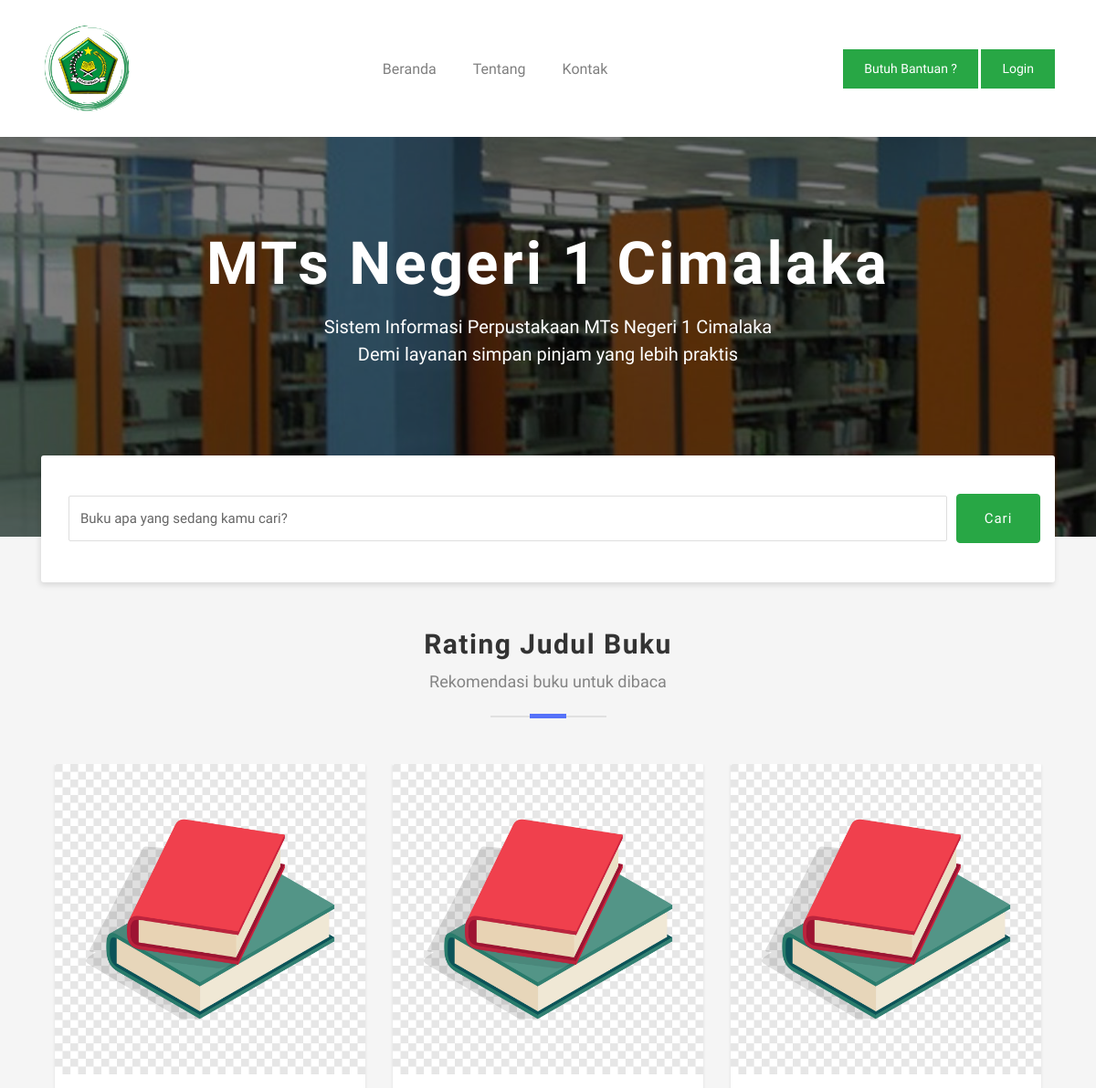
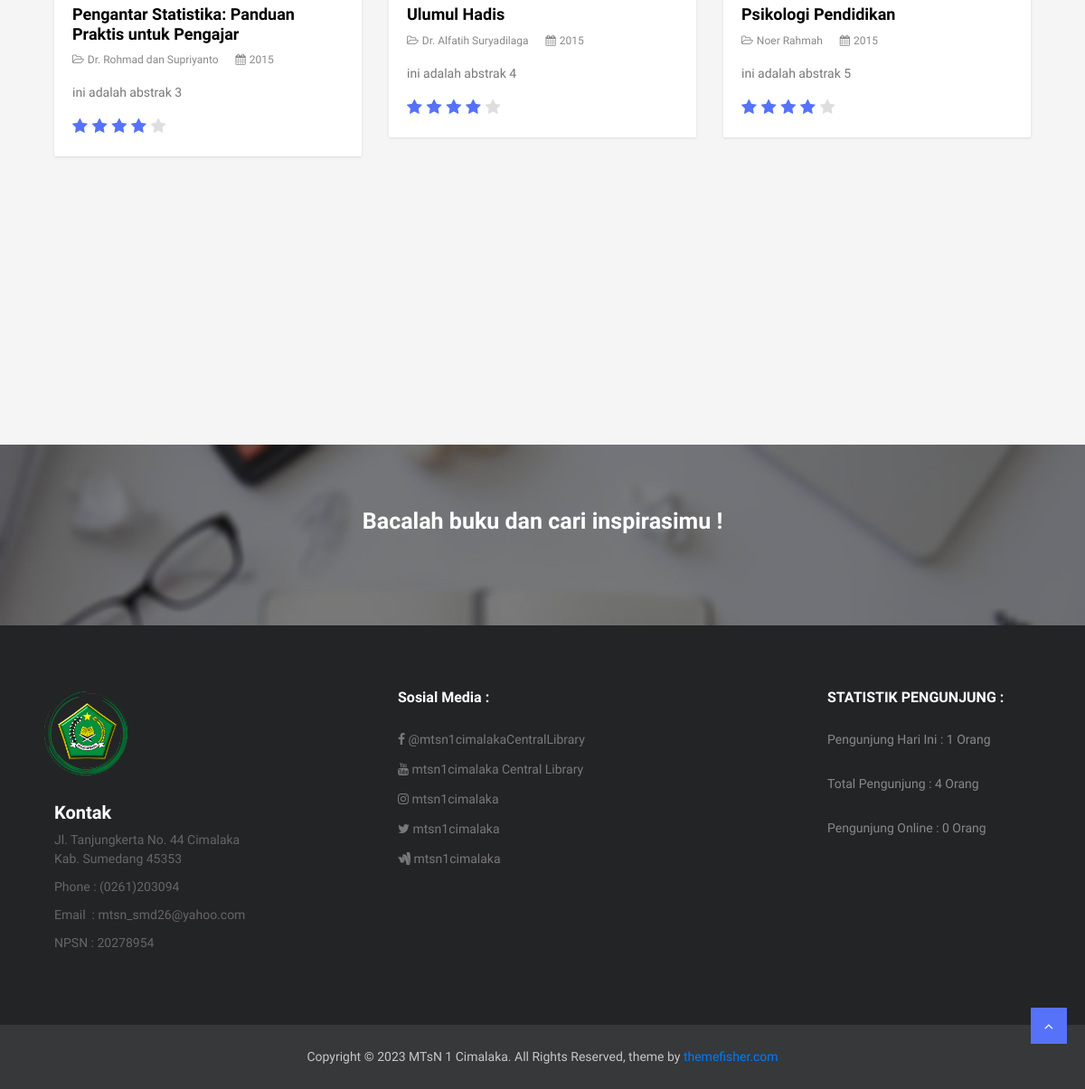
The page / on the database its author committed (2 pictures, top to bottom).
### tables this page shows
CREATE TABLE `buku` (
  `id` int(11) NOT NULL,
  `judul` varchar(255) NOT NULL,
  `abstrak` text NOT NULL,
  `tahun` year(4) NOT NULL,
  `penulis` varchar(255) NOT NULL,
  `stok` varchar(254) NOT NULL,
  `status` int(11) NOT NULL
);

### application/controllers/Welcome.php (called while the page is built, shortened)
<?php
class Welcome extends CI_Controller {
	function index()
	{
$ip    = $this->input->ip_address();
$date  = date("Y-m-d");
$waktu = time();
$timeinsert = date("Y-m-d H:i:s");
$s = $this->db->query("SELECT * FROM visitor WHERE ip='".$ip."' AND date='".$date."'")->num_rows();
$ss = isset($s)?($s):0;
if($ss == 0){
$this->db->query("INSERT INTO visitor(ip, date, hits, online, time) VALUES('".$ip."','".$date."','1','".$waktu."','".$timeinsert."')");
}
else{
$this->db->query("UPDATE visitor SET hits=hits+1, online='".$waktu."' WHERE ip='".$ip."' AND date='".$date."'");
}
$pengunjunghariini  = $this->db->query("SELECT * FROM visitor WHERE date='".$date."' GROUP BY ip")->num_rows();
$dbpengunjung = $this->db->query("SELECT COUNT(hits) as hits FROM visitor")->row();
$totalpengunjung = isset($dbpengunjung->hits)?($dbpengunjung->hits):0;
$bataswaktu = time() - 300;
$pengunjungonline  = $this->db->query("SELECT * FROM visitor WHERE online > '".$bataswaktu."'")->num_rows();
		$data['pengunjunghariini']=$pengunjunghariini;
		$data['totalpengunjung']=$totalpengunjung;
		$data['pengunjungonline']=$pengunjungonline;
		$data['buku'] = $this->m_data->get_data('buku')->result();
		$this->load->view('v_header');
		$this->load->view('index',$data);
		$this->load->view('v_footer',$data);
	}
}

### index.php (called while the page is built, shortened)
<?php
require_once BASEPATH.'core/CodeIgniter.php';

### application/models/M_data.php (called while the page is built, shortened)
<?php
class M_data extends CI_Model{
	function get_data($table){
		return $this->db->get($table);
	}
}
?>

### application/views/index.php (the view, shortened to what this page needs)
<section class="hero-area bg-1 text-center overly">
	<div class="container">
		<div class="row">
			<div class="col-md-12">
				<div class="content-block">
					<h1>MTs Negeri 1 Cimalaka</h1>
					<p>Sistem Informasi Perpustakaan MTs Negeri 1 Cimalaka <br> Demi layanan simpan pinjam yang lebih praktis</p>
				</div>
				<div class="advance-search">
						<div class="container">
							<div class="row justify-content-center">
								<div class="col-lg-12 col-md-12 align-content-center">
										<form method="get" action="<?php echo site_url('Welcome/SearchBuku/') ?>">
											<div class="form-row">
												<div class="form-group col-md-11">
													<input type="text" class="form-control my-2 my-lg-1" id="inputtext4" name="keyword" placeholder="Buku apa yang sedang kamu cari?">
												</div>
												<div class="form-group col-md-1 align-self-center">
													<button type="submit" class="btn btn-success">Cari</button>
												</div>
											</div>
									</form>
								</div>
					</div>
				</div>
			</div>
		</div>
	</div>
</section>
<section class="popular-deals section bg-gray">
	<div class="container">
		<div class="row">
			<div class="col-md-12">
				<div class="section-title">
					<h2>Rating Judul Buku</h2>
					<p>Rekomendasi buku untuk dibaca</p>
				</div>
			</div>
		</div>
		<div class="row">
			<div class="col-lg-12">
				<div class="trending-ads-slide">
					<?php
            foreach($buku as $b){
              ?>
					<div class="col-sm-12 col-lg-4">
<div class="product-item bg-light">
	<div class="card">
		<div class="thumb-content">
			<a href="single.html">
				<img class="card-img-top img-fluid" src="<?php echo base_url('images/buku.png'); ?>" alt="Card image cap">
			</a>
		</div>
		<div class="card-body">
		    <h4 class="card-title"><a href="single.html"><?php echo $b->judul; ?></a></h4>
		    <ul class="list-inline product-meta">
		    	<li class="list-inline-item">
		    		<a href="single.html"><i class="fa fa-folder-open-o"></i><?php echo $b->penulis; ?></a>
		    	</li>
		    	<li class="list-inline-item">
		    		<a href="#"><i class="fa fa-calendar"></i><?php echo $b->tahun; ?></a>
		    	</li>
		    </ul>
		    <p class="card-text"><?php echo $b->abstrak; ?></p>
		    <div class="product-ratings">
		    	<ul class="list-inline">
		    		<li class="list-inline-item selected"><i class="fa fa-star"></i></li>
		    		<li class="list-inline-item selected"><i class="fa fa-star"></i></li>
		    		<li class="list-inline-item selected"><i class="fa fa-star"></i></li>
		    		<li class="list-inline-item selected"><i class="fa fa-star"></i></li>
		    		<li class="list-inline-item"><i class="fa fa-star"></i></li>
		    	</ul>
		    </div>
		</div>
	</div>
</div>
					</div>
<?php
            }
            ?>
					</div>
				</div>
			</div>
		</div>
</section>

### application/views/v_header.php (shortened to what this page needs)
<!DOCTYPE html>
<html lang="en">
<head>
  <link rel="stylesheet" href="<?php echo base_url('assets/frontend/plugins/bootstrap/css/bootstrap.min.css'); ?>">
  <link rel="stylesheet" href="<?php echo base_url('assets/frontend/plugins/bootstrap/css/bootstrap-slider.css'); ?>">
  <link href="<?php echo base_url('assets/frontend/plugins/font-awesome/css/font-awesome.min.css'); ?>" rel="stylesheet">
  <link href="<?php echo base_url('assets/frontend/plugins/slick-carousel/slick/slick.css'); ?>" rel="stylesheet">
  <link href="<?php echo base_url('assets/frontend/plugins/slick-carousel/slick/slick-theme.css'); ?>" rel="stylesheet">
  <link href="<?php echo base_url('assets/frontend/plugins/fancybox/jquery.fancybox.pack.css'); ?>" rel="stylesheet">
  <link href="<?php echo base_url('assets/frontend/plugins/jquery-nice-select/css/nice-select.css'); ?>" rel="stylesheet">
  <link href="<?php echo base_url('assets/frontend/css/style.css'); ?>" rel="stylesheet">
  <link rel="stylesheet" href="https://cdnjs.cloudflare.com/ajax/libs/font-awesome/4.7.0/css/font-awesome.css">
</head>
<body class="body-wrapper">
<section>
  <div class="container">
    <div class="row">
      <div class="col-md-12">
        <nav class="navbar navbar-expand-lg navbar-light navigation">
          <a class="navbar-brand" href="<?php echo base_url(); ?>">
            <img src="<?php echo base_url('images/logomts.png'); ?>" alt="" width="100px">
          </a>
          <div class="collapse navbar-collapse" id="navbarSupportedContent">
            <ul class="navbar-nav ml-auto main-nav ">
              <li class="nav-item">
                <a class="nav-link" href="<?php echo site_url('welcome'); ?>">Beranda</a>
              </li>
                 <li class="nav-item">
                <a class="nav-link" href="<?php echo site_url('welcome/tentang') ?>">Tentang</a>
              </li>
              <li class="nav-item">
                <a class="nav-link" href="<?php echo site_url('welcome/kontak') ?>">Kontak</a>
              </li>
            </ul>
            <ul class="navbar-nav ml-auto mt-10">
              <li class="nav-item">
                <a class="nav-link text-white add-button gren" href="<?php echo site_url('Home/bantuan') ?>">Butuh Bantuan ?</a>
                  <a class="nav-link text-white add-button gren" href="<?php echo site_url('login') ?>">Login</a>
              </li>
            </ul>
          </div>
        </nav>
      </div>
    </div>
  </div>

### application/views/v_footer.php (shortened to what this page needs)
<section class="call-to-action overly bg-3 section-sm">
	<div class="container">
		<div class="row justify-content-md-center text-center">
			<div class="col-md-8">
				<div class="content-holder">
					<h2>Bacalah buku dan cari inspirasimu !</h2>
				</div>
			</div>
		</div>
	</div>
</section>
<footer class="footer section section-sm">
  <div class="container">
    <div class="row">
      <div class="col-lg-3 col-md-7 offset-md-1 offset-lg-0">
        <div class="block about">
          <img src="<?php echo base_url('images/logomts.png'); ?>" alt="" width="100px">
          <div class="col"><h3 style="color: white;">Kontak</h3>
            <div>
              <ul>
                <li>Jl. Tanjungkerta No. 44 Cimalaka Kab. Sumedang 45353</li>
                <li>Phone : (0261)203094</li>
                <li>Email&nbsp; : mtsn_smd26@yahoo.com</li>
                <li>NPSN : 20278954
                </li>
              </ul>
              </div>
            </div>
        </div>
      </div>
      <div class="col-lg-4 offset-lg-1 col-md-1">
        <div class=" col block">
          <h4>Sosial Media : </h4>
          <ul>
            <li class="list-inline-item">
                <a href="#"><i class="fa fa-facebook"></i> @mtsn1cimalakaCentralLibrary</a></li>
                <br>
            <li class="list-inline-item">
                <a href="#"><i class="fa fa-youtube"></i> mtsn1cimalaka Central Library</a></li>
                <br>
            <li class="list-inline-item">
                <a href="#"><i class="fa fa-instagram"></i> mtsn1cimalaka</a></li>
                <br>
            <li class="list-inline-item">
                <a href="#"><i class="fa fa-twitter"></i> mtsn1cimalaka</a></li>
                <br>
            <li class="list-inline-item">
                <a href="#"><i class="fa fa-google-wallet"></i> mtsn1cimalaka</a></li>
                <br>
          </ul>
        </div>
      </div>
      <div class="col-lg-3 offset-lg-1 col-md-1">
        <div class=" col block">
          <h4>STATISTIK PENGUNJUNG : </h4>
          <ul>
            <li class="list-inline-item">
               <p>Pengunjung Hari Ini : <?php echo $pengunjunghariini ?> Orang</p></li>
            <li class="list-inline-item">
                <p>Total Pengunjung : <?php echo $totalpengunjung ?> Orang</p></li>
            <li class="list-inline-item">
                <p>Pengunjung Online : <?php echo $pengunjungonline ?> Orang</p></li>
          </ul>
        </div>
      </div>
    </div>
  </div>
</footer>
<footer class="footer-bottom">
  <div class="container">
    <div class="row">
      <div class="col-sm-12 col-12">
        <div class="copyright text-center">
          <p>Copyright ©  MTsN 1 Cimalaka. All Rights Reserved, theme by <a class="text-primary" href="https://themefisher.com" target="_blank">themefisher.com</a></p>
        </div>
      </div>
      </div>
    </div>
  <div class="top-to">
    <a id="top" class="" href="#"><i class="fa fa-angle-up"></i></a>
  </div>
</footer>
</body>
</html>

### assets/frontend/css/style.css (style rules this page uses)
body { line-height: 1.5; font-family: "Muli", sans-serif; }
p, li, input, select, button { font-family: "Muli", sans-serif; color: #666; font-size: 14px; font-weight: 400; }
h1, h2, h3, h4, h5, h6 { font-family: "Muli", sans-serif; font-weight: 600; color: #333; }
p { color: #666; }
h1 { font-size: 35px; }
h2 { font-size: 25px; }
h3 { font-size: 20px; }
h4 { font-size: 18px; }
p { color: #888; }
ol, ul { margin: 0; padding: 0; list-style: none; }
a { transition: all .3s ease-in 0s; color: #000; }
.form-control { border-radius: 2px; height: 50px; background-color: transparent; color: #666; box-shadow: none; font-size: 15px; }
button { cursor: pointer; }
.section { padding: 100px 0; }
.section-sm { padding: 70px 0; }
.section-title { position: relative; margin-bottom: 75px; text-align: center; }
.section-title h2 { font-size: 30px; letter-spacing: 0.05em; text-align: center; }
.section-title h2:before { content: " "; display: block; margin: 0 auto; position: absolute; bottom: -24px; left: 0; right: 0; width: 127px; height: 2px; background-color: #e0e0e0; }
.section-title h2:after { content: " "; display: block; margin: 0 auto; position: absolute; bottom: -25px; left: 0; right: 0; width: 40px; height: 5px; background-color: #5672f9; }
.section-title p { font-size: 18px; line-height: 30px; color: #848484; }
.overly { position: relative; }
.overly:before { content: ''; background: rgba(0, 0, 0, 0.51); position: absolute; top: 0; left: 0; right: 0; bottom: 0; }
.btn { font-size: 15px; letter-spacing: 1px; display: inline-block; padding: 15px 30px; border-radius: 4px; }
.bg-light { background: #fff; }
.bg-gray { background: #F5F5F5; }
.bg-1 { background: url("../images/home/hero.jpg"); background-size: cover; background-repeat: no-repeat; }
.bg-3 { background: url(../images/call-to-action/cta-background.jpg); background-repeat: no-repeat; background-size: cover; }
.navigation { padding: 20px 0; }
.navigation .navbar-nav { text-align: center; }
.add-button { background: #28a745; color: #fff; padding: 8px 20px !important; display: inline-block; }
.main-nav .nav-item .nav-link { font-size: 16px; line-height: 43px; padding: 0 20px; }
.hero-area .content-block h1, .hero-area-2 .content-block h1 { color: #fff; font-size: 65px; font-weight: bold; letter-spacing: 0.05em; margin-bottom: 15px; }
.hero-area .content-block p, .hero-area-2 .content-block p { color: #fff; font-size: 20px; }
.hero-area { padding: 100px 0 0; }
.hero-area .content-block { padding-bottom: 80px; }
.hero-area .advance-search { background: #fff; padding: 40px 15px 25px 15px; border-radius: 3px; margin-bottom: -50px; box-shadow: -1px 3px 6px rgba(0, 0, 0, 0.12); }
.hero-area .advance-search .form-control { border-color: #dedede; }
.hero-area .advance-search button { display: block; }
.product-item { box-shadow: 0px 1px 3px 0px rgba(0, 0, 0, 0.1); margin-bottom: 30px; }
.product-item .card { border: none; }
.product-item .card .card-body { padding: 20px; }
.product-item .card .card-body .card-title { font-size: 18px; margin-bottom: 5px; font-weight: 600; }
.product-item .card .card-body .card-text { color: #777; }
.product-item .thumb-content { position: relative; }
.product-item .product-meta { margin-bottom: 15px; }
.product-item .product-meta li { margin-right: 15px; }
.product-item .product-meta li a { color: #888; font-size: 12px; }
.product-item .product-meta li a i { margin-right: 4px; }
.product-item .product-ratings li { margin-right: 1px; }
.product-item .product-ratings li i { font-size: 18px; color: #dedede; cursor: pointer; }
.product-item .product-ratings .selected i { color: #5672f9; }
.call-to-action .content-holder h2 { color: #fff; font-weight: 600; }
.product-ratings ul li i { font-size: 18px; color: #5672f9; }
.footer { background: #232425; }
.footer .block h4 { color: #fff; font-size: 16px; margin-bottom: 25px; }
.footer .block.about img { margin-bottom: 25px; }
.footer .block ul li { margin-bottom: 10px; }
.footer .block ul li a { display: block; font-size: 14px; color: #797979; }
.footer-bottom { position: relative; background: #363839; padding: 25px 0; }
.footer-bottom .copyright p { color: #c7c7c7; margin-bottom: 0; }
.top-to { position: absolute; right: 20px; bottom: 50px; display: flex; justify-content: center; }
.top-to a { width: 40px; height: 40px; background: #5672f9; color: #fff; display: flex; justify-content: center; }
.top-to a i { line-height: 40px; }

### application/views/v_header.php (style rules this page uses)
.gren { border-color: #28a745; border-style: solid; border-width: medium; }

### rows shown on the page
buku: judul "Pengantar Statistika: Panduan Praktis untuk Pengajar", penulis "Dr. Rohmad dan Supriyanto", tahun "2015", abstrak "ini adalah abstrak 3"
buku: judul "Ulumul Hadis", penulis "Dr. Alfatih Suryadilaga", tahun "2015", abstrak "ini adalah abstrak 4"
buku: judul "Psikologi Pendidikan", penulis "Noer Rahmah", tahun "2015", abstrak "ini adalah abstrak 5"

### other values the page prints
$pengunjunghariini "1"
$totalpengunjung "4"
$pengunjungonline "0"
